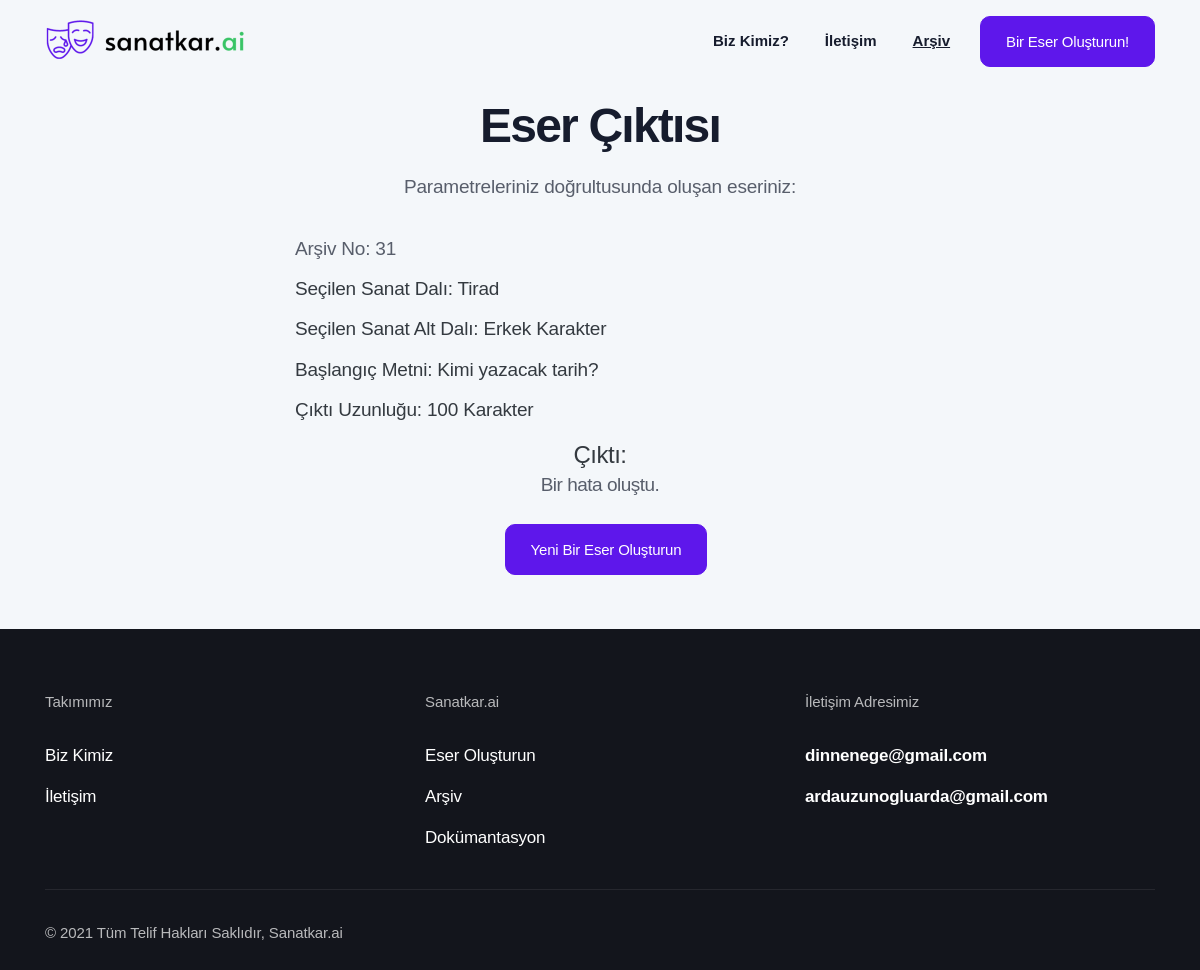
/archive/31, run on the app's committed database.
### app.py (models this page shows)
class Archive(db.Model):
    id = db.Column(db.Integer, primary_key=True)
    generated_text = db.Column(db.String(600))
    art_branch = db.Column(db.String(10))
    genre = db.Column(db.String(30))
    seed_input = db.Column(db.String(35))
    length_input = db.Column(db.String(3))

### app.py (the view)
@app.route("/archive/<int:id>")
def particular_archive_element(id):
    archived_generation = Archive.query.filter_by(id = id).first()
    id = archived_generation.id
    generated_text = archived_generation.generated_text
    art_branch = archived_generation.art_branch
    genre = archived_generation.genre
    seed_input = archived_generation.seed_input
    length_input = archived_generation.length_input
    output = str(generated_text).replace("_", "").replace(")", "").replace("(", "").replace("'", "").replace('"',"").split("\\n")
    output = list(filter(None, output))[:-1]
    return render_template("generator_output.html", id = id, output=output, art_branch=art_branch, genre=genre, seed_input=seed_input, length_input=length_input)

### templates/generator_output.html (shortened to what this page needs)
<!DOCTYPE html>
<html lang="en">
<head>
  <link rel="stylesheet" href="{{ url_for('static', filename='css/bootstrap.css') }}">
  <link rel="stylesheet" href="{{ url_for('static', filename='fonts/icon-font/css/style.css') }}">
  <link rel="stylesheet" href="{{ url_for('static', filename='fonts/typography-font/typo.css') }}">
  <link rel="stylesheet" href="{{ url_for('static', filename='fonts/fontawesome-5/css/all.css') }}">
  <link rel="stylesheet" href="{{ url_for('static', filename='plugins/aos/aos.min.css') }}">
  <link rel="stylesheet" href="{{ url_for('static', filename='plugins/fancybox/jquery.fancybox.min.css') }}">
  <link rel="stylesheet" href="{{ url_for('static', filename='plugins/nice-select/nice-select.min.css') }}">
  <link rel="stylesheet" href="{{ url_for('static', filename='plugins/slick/slick.min.css') }}">
  <link rel="stylesheet" href="{{ url_for('static', filename='plugins/date-picker/css/gijgo.min.css') }}" type="text/css" />
  <link rel="stylesheet" href="{{ url_for('static', filename='plugins/theme-mode-switcher/switcher-panel.css') }}">
  <link rel="stylesheet" href="{{ url_for('static', filename='css/main.css') }}">
  <link rel="stylesheet" href="{{ url_for('static', filename='css/theme-mode-custom.css') }}">
  <link rel="stylesheet" href="https://cdnjs.cloudflare.com/ajax/libs/font-awesome/5.15.4/css/all.min.css">
</head>
<body data-theme="light">
  <div class="site-wrapper overflow-hidden">
    <header class="site-header site-header--menu-right  site-header--absolute">
      <div class="container">
        <nav class="navbar site-navbar offcanvas-active navbar-expand-lg  px-0">
          <div class="brand-logo"><a href="/">
              <img src="{{ url_for('static', filename='image/logo-main-black.png') }}" alt="" class="light-version-logo ">
            </a></div>
          <div class="collapse navbar-collapse" id="mobile-menu">
            <div class="navbar-nav-wrapper">
              <ul class="navbar-nav main-menu">
                <li class="nav-item">
                  <a class="text-dark nav-link" href="/about" role="button" aria-expanded="false">Biz Kimiz?</a>
                </li>
                <li class="nav-item">
                  <a class="nav-link" href="/contact" role="button" aria-expanded="false">İletişim</a>
                </li>
                <li class="nav-item">
                  <a class="font-weight-bold nav-link" href="/archive" role="button" aria-expanded="false"><ins>Arşiv</ins></a>
                </li>
              </ul>
            </div>
          </div>
          <div class="header-btn  ml-auto ml-lg-5 mr-6 mr-lg-0 d-none d-xs-block">
            <a class="btn btn-app-page btn-primary gr-text-9 d-none d-xs-inline-flex " href="/generator">
              Bir Eser Oluşturun!
            </a>
          </div>
        </nav>
      </div>
    </header>
    <div class="inner-banner pt-20 pb-md-13 bg-default-2">
      <div class="container">
        <div class="row  justify-content-center pt-5">
          <div class="col-xl-8 col-lg-9 text-center">
            <div class="px-md-15 text-center">
              <h2 class="title gr-text-3 mb-6">Eser Çıktısı</h2>
              <p class="gr-text-8 mb-9">Parametreleriniz doğrultusunda oluşan eseriniz:</p>
              <ul class="w-100 list-unstyled text-left">
                <li class="gr-text-8 mb-3">Arşiv No: <span id="archiveno">{{id}}</span></li>
                <li class="gr-text-8 text-dark mb-3">Seçilen Sanat Dalı: <span id="chosenart">{{art_branch}}</span></li>
                <li class="gr-text-8 text-dark mb-3">Seçilen Sanat Alt Dalı: <span id="chosensubart">{{genre}}</span></li>
                <li class="gr-text-8 text-dark mb-3">Başlangıç Metni: <span id="startingsentence">{{seed_input}}</span></li>
                <li class="gr-text-8 text-dark mb-5">Çıktı Uzunluğu: <span id="outputlength">{{length_input}}</span> Karakter</li>
                <li class="gr-text-6 text-dark mb-8 text-center">Çıktı:</br><span id="output">
                {% if output[0] %}
                  {% for element in output %}
                    {{element}}
                    <br>
                  {% endfor %}
                {% else %}
                  <p> Bir hata oluştu. </p>
                {% endif %}
                </span></li>
              </ul>
              <div class="header-btn  ml-auto ml-lg-5 mr-6 mr-lg-0 d-xs-block">
                <a class="btn btn-app-page btn-primary gr-text-9 d-xs-inline-flex " href="/generator">
                  Yeni Bir Eser Oluşturun
                </a>
              </div>
            </div>
          </div>
        </div>
      </div>
    </div>
    <div class="bg-default-2 pb-1 ">
    </div>
   <div class="footer-section dark-mode-texts bg-blackish-blue">
    <div class="container">
      <div class="footer-top pt-15">
        <div class="justify-content-center row">
          <div class="col-6 col-lg-4">
            <div class="single-footer mb-13 mb-lg-9">
              <p class="footer-title gr-text-11 mb-7">Takımımız</p>
              <ul class="footer-list list-unstyled">
                <li class="py-2"><a class="gr-text-9 gr-text-color" href="/about">Biz Kimiz</a></li>
                <li class="py-2"><a class="gr-text-9 gr-text-color" href="/contact">İletişim</a></li>
              </ul>
            </div>
          </div>
          <div class="col-6 col-lg-4">
            <div class="single-footer mb-13 mb-lg-9">
              <p class="footer-title gr-text-11 mb-7">Sanatkar.ai</p>
              <ul class="footer-list list-unstyled">
                <li class="py-2"><a class="gr-text-9 gr-text-color" href="/generator">Eser Oluşturun</a></li>
                <li class="py-2"><a class="gr-text-9 gr-text-color" href="/archive">Arşiv</a></li>
                <li class="py-2"><a class="gr-text-9 gr-text-color" href="https://github.com/ardauzunoglu/sanatkar.ai">Dokümantasyon</a></li>
              </ul>
            </div>
          </div>
          <div class="col-md-6 col-lg-4">
            <div class="single-footer mb-13 mb-lg-9">
              <p class="footer-title gr-text-11 mb-7">İletişim Adresimiz</p>
              <ul class="footer-list list-unstyled">
                <li class="py-2"><a class="gr-text-9 text-primary font-weight-bold hover-underline active text-white" href="mailto:dinnenege@gmail.com">dinnenege@gmail.com</a></li>
                <li class="py-2"><a class="gr-text-9 text-primary font-weight-bold hover-underline active text-white" href="mailto:ardauzunogluarda@gmail.com">ardauzunogluarda@gmail.com</a></li>
              </ul>
            </div>
          </div>
        </div>
      </div>
      <div class="copyright-area border-top pt-9 pb-8">
        <div class="row align-items-center">
          <div class="col-lg-6">
            <p class="copyright-text gr-text-11 mb-6 mb-lg-0 gr-text-color-opacity text-center text-lg-left">
              © 2021 Tüm Telif Hakları Saklıdır, Sanatkar.ai
            </p>
          </div>
        </div>
      </div>
    </div>
  </div>
  </div>
</body>
</html>

### data on the page
Archive: art_branch "Tirad", genre "Erkek Karakter", seed_input "Kimi yazacak tarih?", length_input "100"

### other printed values
{{ id }} "31"
